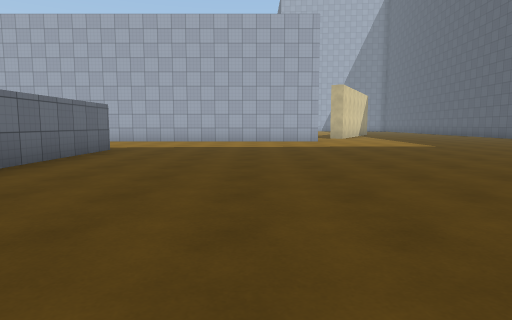
view 1 (above)

22 first-person views from a walk through a 3-D level made in the Unity game engine. The camera is 1.2 m above the floor, tilts 6° down and sees 75° across. The floor is counted in squares, 2 m on a side. Each view is taken from the middle of a square. On the plan, view 1 faces up. The plan holds only what a view shows up to about 10 squares ahead; the rest is blank. The place goes on beyond the plan. Surface patterns are stand-ins for the level's own textures.

view 2
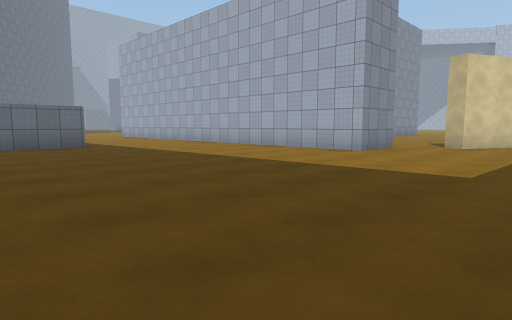

view 3
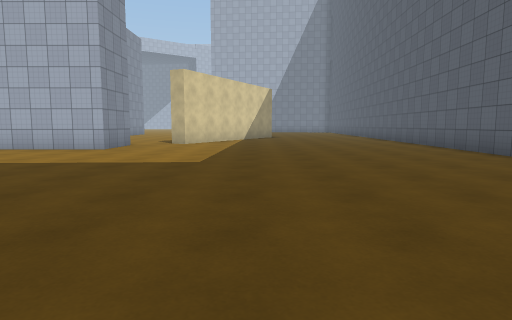

view 4
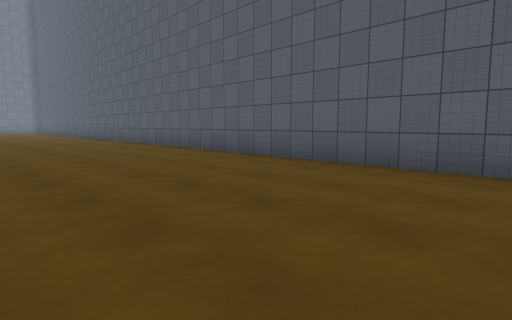

view 5
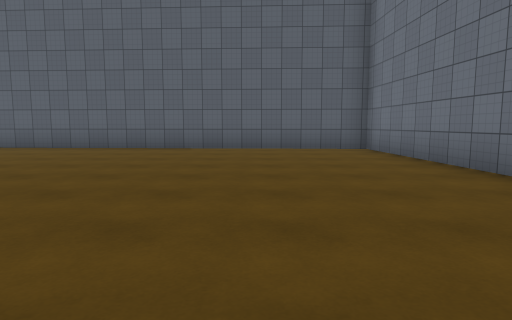

view 6
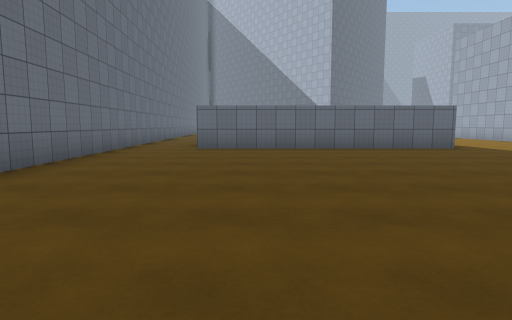

view 7
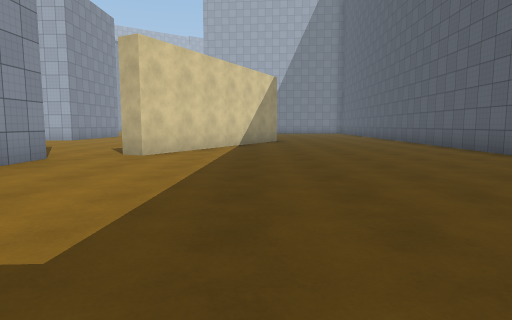

view 8
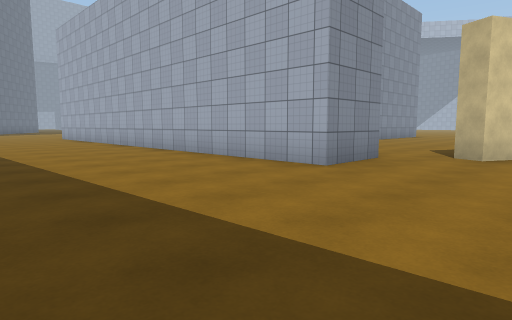

view 9
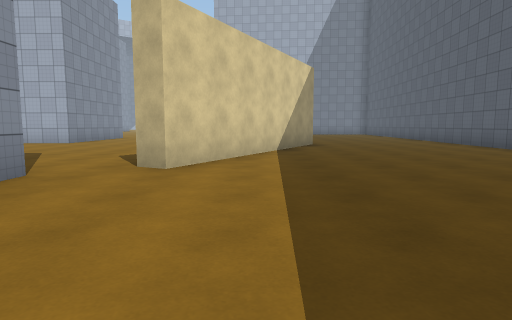

view 10
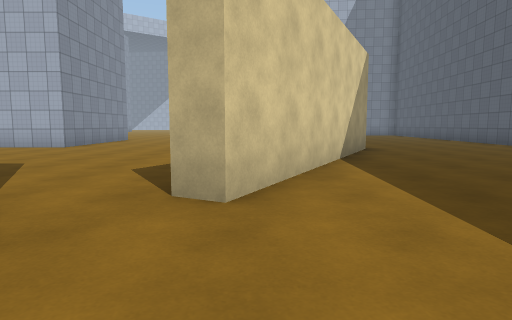

view 11
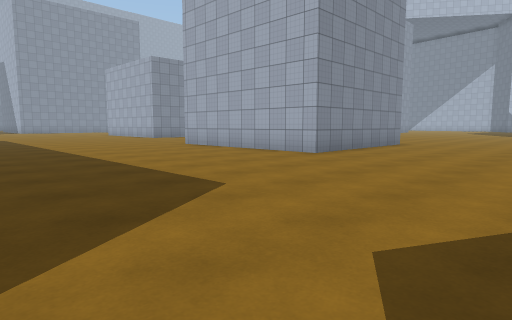

view 12
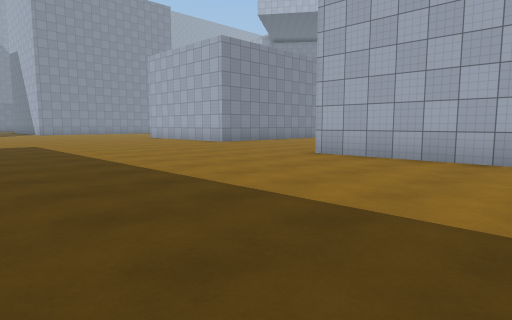

view 13
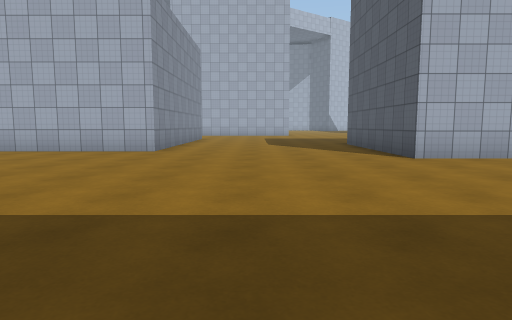

view 14
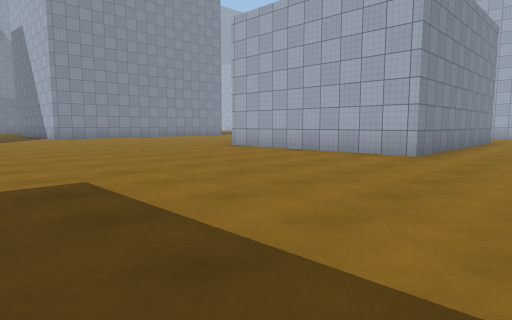

view 15
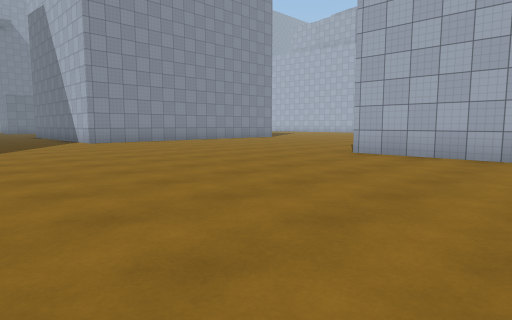

view 16
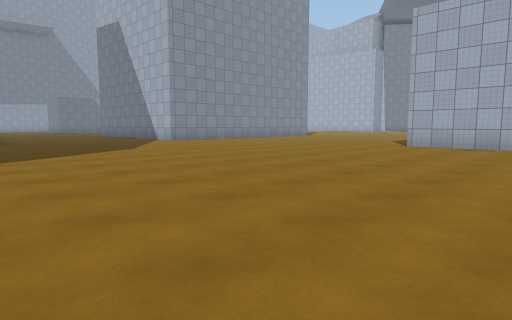

view 17
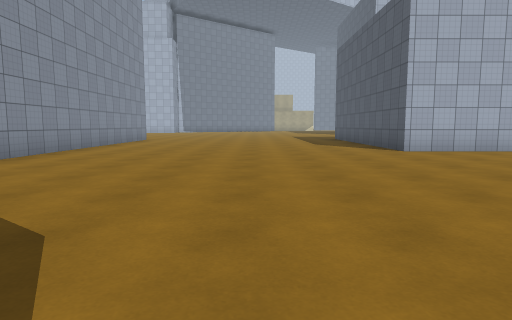

view 18
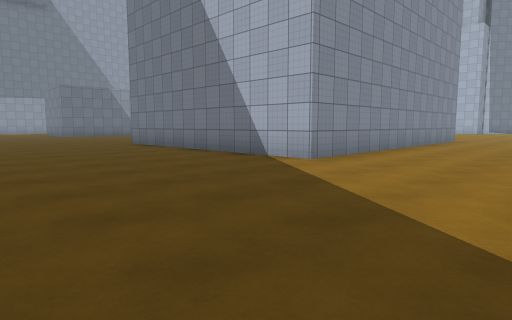

view 19
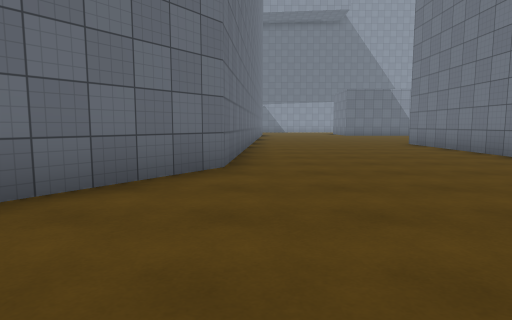

view 20
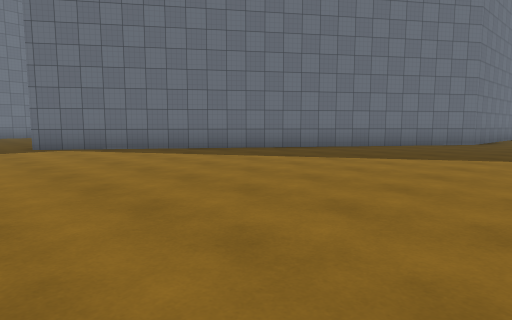

view 21
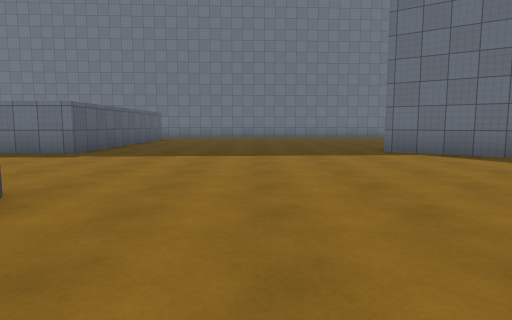

view 22
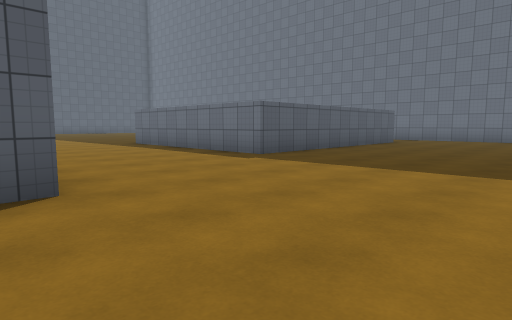

### Floor plan
Points are (right, up) in squares from view 1. A wall is a line through its corners. A room is listed if a view was taken in it or the views show most of it. See-through windows are left out.
Room 1 (views 1, 2, 3, 4, 5, 6, 7, 8, 9, 10)
walls: (2.3, 14) (2.3, 12.2) (-2.4, 12.2); (5.9, 0) (10.4, 0.2) (11.1, 16.4); (-3.5, 8.1) (-3.5, 1.5); (5, 16.9) (3.8, 14.5); (-3.4, -0.4) (0.9, -0.2)
ways out: opening at (-4, 0.5) to room 2; opening at (-3, 10) to room 2; opening at (3, 14) to room 2; opening at (8, 17.2) to room 2
Room 2 (views 11, 12, 13, 14, 15, 16, 17, 18, 19, 20, 21, 22)
walls: (-10.8, 12.1) (-10.8, 12.6); (-2.4, 12.2) (-5.1, 12.2); (-11.3, 27.5) (-11.3, 22.6) (-16.6, 22.6) (-16.6, 25.1); (-9.2, 3.5) (-9.2, 8.1) (-4.6, 8.1); (-1.1, 25.1) (-1.1, 21) (-6.1, 21) (-6.1, 25.1); (3.8, 14.5) (3.3, 14.8); (-24.4, 25.9) (-24.4, 19.8) (-31.1, 19.8); (-5.1, -0.5) (-3.4, -0.4); (6.8, 20.5) (5, 16.9); (-30.9, 14.8) (-25.7, 14.5) (-15.8, 7.6); (11.1, 16.4) (11.3, 20.1)
ways out: opening at (-4, 0.5) to room 1; opening at (-3, 10) to room 1; opening at (3, 14) to room 1; opening at (8, 17.2) to room 1

Positions as (right, up) in squares from view 1, and headings:
1: (0, 0), facing up
2: (6, 5), facing up-left
3: (6, 4), facing up
4: (6, 4), facing up-right
5: (2, 3), facing right
6: (5, 3), facing left
7: (6, 8), facing up
8: (5, 8), facing up-left
9: (5, 10), facing up
10: (4, 12), facing up
11: (3, 15), facing up-left
12: (-2, 15), facing up-left
13: (-9, 15), facing up
14: (-9, 16), facing up-left
15: (-13, 16), facing up-left
16: (-13, 13), facing up-left
17: (-20, 15), facing up
18: (-21, 15), facing up-left
19: (-21, 15), facing left
20: (-14, 17), facing down-left
21: (-13, 15), facing down
22: (-14, 13), facing down-right
